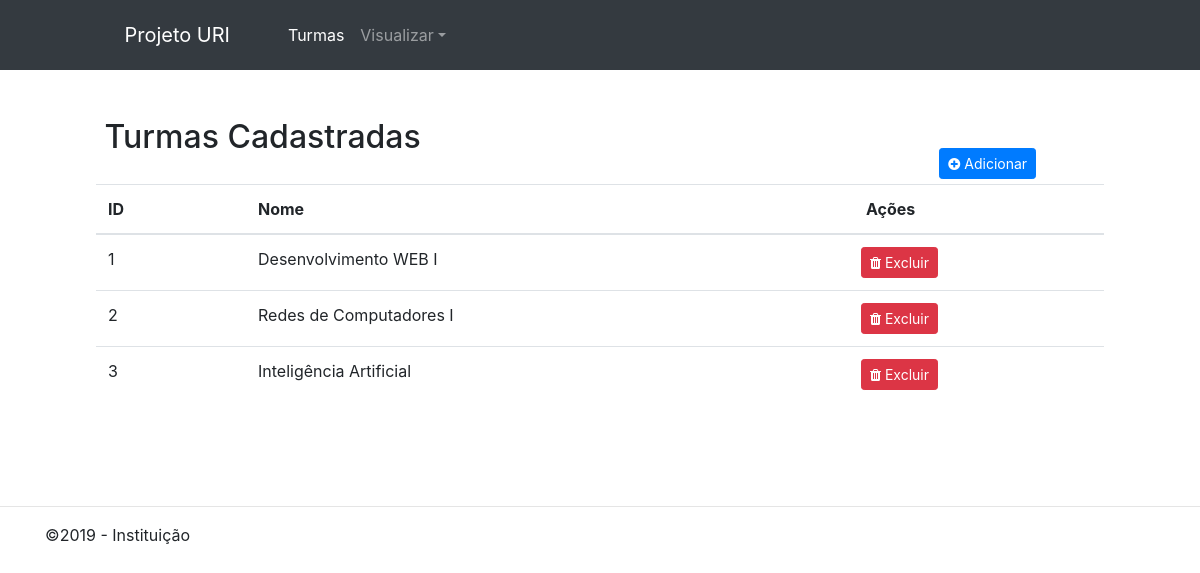
Page /turma.php on the committed database.
### tables this page shows
CREATE TABLE IF NOT EXISTS Turma (
	idTurma INT NOT NULL AUTO_INCREMENT PRIMARY KEY,
	nome VARCHAR(45) NOT NULL
);

### classesDAO/TurmaDAO.class.php (called while the page is built, shortened)
<?php
class TurmaDAO {
    public function selectAllSemAlunos()
    {
        try {
            $sql = "SELECT * FROM turma";
            $pdo = Conexao::startConnection();
            $stmt = $pdo->prepare($sql);
            $stmt->execute();
            $result = [];
            while ($linha = $stmt->fetch(PDO::FETCH_ASSOC)) {
                $result[] = (new Turma())
                    ->setId($linha['idTurma'])
                    ->setNome($linha['nome'])
                    ->setListaAlunos([])
                ;
            }
            return [true, $result];
        } catch(PDOException $e) {
            return [false, 'Error: ' . $e->getMessage()];
        }
    }
}

### classes/Turma.class.php (called while the page is built, shortened)
<?php
class Turma {
    private $id;
    private $nome;
    public function getId()
    {
        return $this->id;
    }
    public function setId($id)
    {
        $this->id = $id;
        return $this;
    }
    public function getNome()
    {
        return $this->nome;
    }
    public function setNome($nome)
    {
        $this->nome = $nome;
        return $this;
    }
    public function setListaAlunos($listaAlunos)
    {
        return $this;
    }
}

### turma.php (the view, shortened to what this page needs)
<?php
    require_once "inc/Header.php";
?>
<br>
<div class="form-row">
    <h2 class="col-sm-10">&nbspTurmas Cadastradas</h2><br>
    <form action="cadastro.php" method="post" style="margin-top: 30px; margin-bottom: 5px;">
        <button class="btn btn-sm btn-primary"><i class='fa fa-plus-circle'></i> Adicionar</button>
    </form>
</div>
<table class="table table-hover">
    <thead>
        <tr>
            <th>ID</th>
            <th>Nome</th>
            <th>Ações</th>
        </tr>
    </thead>
    <tbody>
        <?php
            $oTurmaDAO = new TurmaDAO();
            $aResult = $oTurmaDAO->selectAllSemAlunos();
            if ($aResult[0]) {
                foreach ($aResult[1] as $chave => $oTurma) {
                    ?><tr id="click" onClick="window.location='turmaInfo.php?id=<?php echo $oTurma->getId(); ?>'">
                            <td id='tabela_id'><?php echo $oTurma->getId(); ?></td>
                            <td><?php echo utf8_encode($oTurma->getNome()); ?></td>
                            <td id='tabela_acoes'>
                                <div class="form-row">
                                    <form action="excluir_turma.php" method="post">
                                        <button class="btn btn-sm btn-danger"><i class='fa fa-trash'></i> Excluir</button>
                                    </form>
                                </div>
                            </td>
                    </tr><?php
                }
            } else {
                echo "<p class=\"bg-danger\">" . $aResult[1] . "</p>";
            }
        ?>
    </tbody>
</table>
<?php
    require_once "inc/Footer.php";
?>

### css/estilo.css (style rules this page uses)
#tabela_acoes { width: 250px; }
#tabela_id { width: 150px; }
#click { cursor: pointer; }

### rows in the picture
turma: idTurma "1", nome "Desenvolvimento WEB I"
turma: idTurma "2", nome "Redes de Computadores I"
turma: idTurma "3", nome "Inteligência Artificial"
